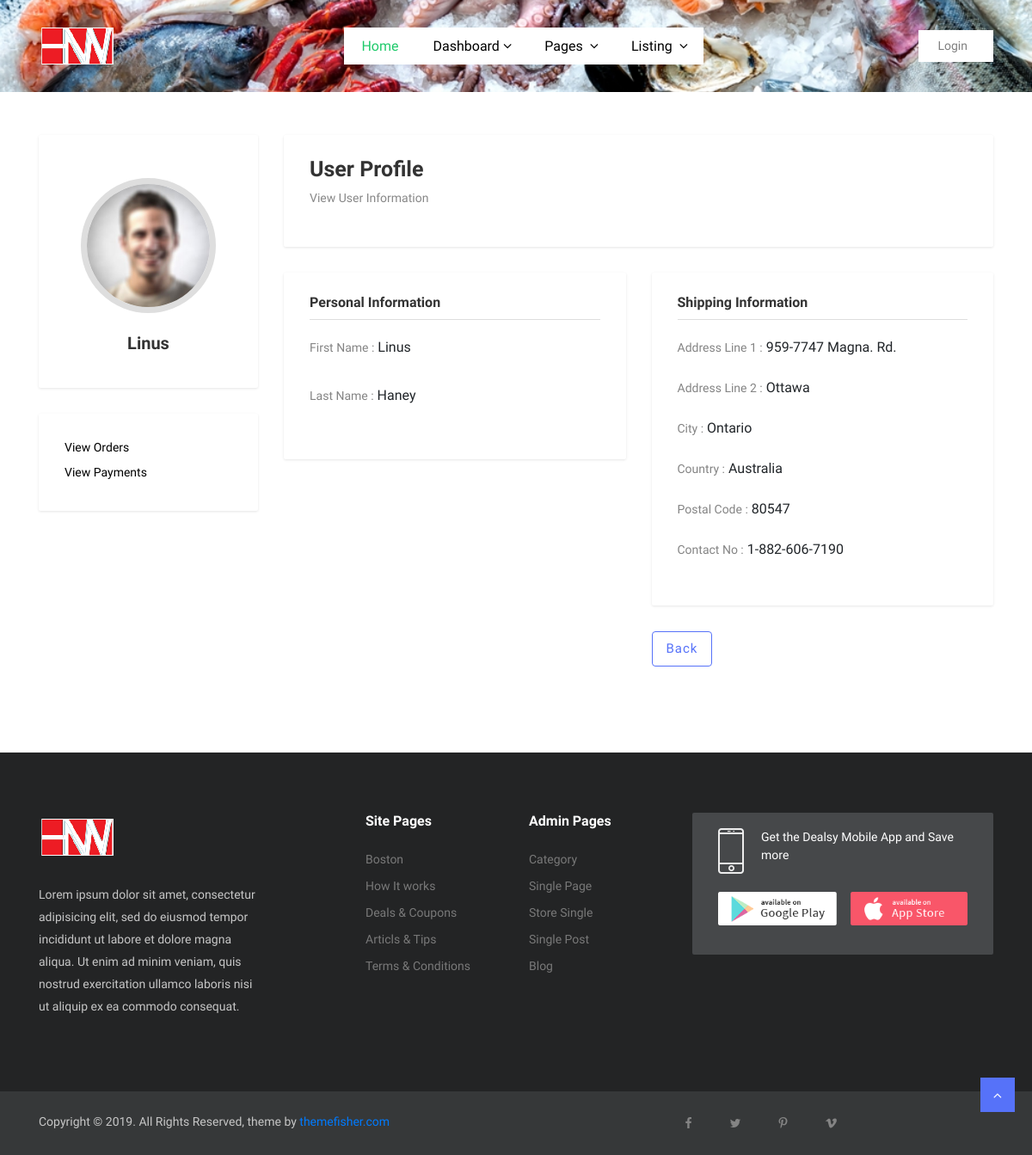
The app's page /index.php/Welcome/view_a_user/2 with its own data.
### tables this page shows
CREATE TABLE `customer` (
  `id` int(11) NOT NULL,
  `first_name` varchar(100) NOT NULL,
  `last_name` varchar(100) NOT NULL,
  `address_line1` varchar(100) NOT NULL,
  `address_line2` varchar(100) DEFAULT NULL,
  `city` varchar(100) NOT NULL,
  `country` varchar(100) NOT NULL,
  `postal_code` varchar(10) DEFAULT NULL,
  `telephone` varchar(15) NOT NULL
);

### application/controllers/Welcome.php (called while the page is built, shortened)
<?php
class Welcome extends CI_Controller {
	public function view_a_user($id){
		$this->load->model('User_model');
		$user = $this->User_model->get_user($id);
		$this->load->view('view_a_user',['user'=>$user]);
	}
}
?>

### index.php (called while the page is built, shortened)
<?php
require_once BASEPATH.'core/CodeIgniter.php';

### application/models/User_model.php (called while the page is built, shortened)
<?php
class User_model extends CI_Model{
    public function get_user($id){
        $user_query = $this->db->get_where('customer', array('id' => $id));
        if($user_query->num_rows()>0){
            return $user_query->row();
        }
    }
}
?>

### application/views/view_a_user.php (the view)
<?php include_once('header.php');?>
<section class="user-profile section">
	<div class="container">
		<div class="row">
			<div class="col-md-10 offset-md-1 col-lg-3 offset-lg-0">
				<div class="sidebar">
					<div class="widget user">
						<div class="image d-flex justify-content-center">
							<img src="<?php echo base_url('images/user/user-thumb.jpg');?>" alt="" class="img-fluid">
						</div>
						<h5 class="text-center"><?php echo $user->first_name?></h5>
					</div>
					<div class="widget dashboard-links">
						<ul>
							<li><a class="my-1 d-inline-block" href="">View Orders</a></li>
							<li><a class="my-1 d-inline-block" href="">View Payments</a></li>
						</ul>
					</div>
				</div>
			</div>
			<div class="col-md-10 offset-md-1 col-lg-9 offset-lg-0">
				<div class="widget welcome-message">
					<h2>User Profile</h2>
					<p>View User Information</p>
				</div>
				<div class="row">
					<div class="col-lg-6 col-md-6">
						<div class="widget personal-info">
							<h3 class="widget-header user">Personal Information</h3>
							<?php echo form_open("welcome/update_user/{$user->id}",['class'=>'form-horizontal']);?>
								<div class="form-group">
									<label for="first_name">First Name  :</label>
									<?php echo $user->first_name;?>
								</div>
								<div class="form-group">
									<label for="last_name">Last Name    :</label>
									<?php echo $user->last_name;?>
								</div>
						</div>
                    </div>
                    <div class="col-lg-6 col-md-6">
						<div class="widget change-shipping-info">
							<h3 class="widget-header user">Shipping Information</h3>
							<div class="form-group">
                                        <label for="address_line1">Address Line 1   :</label>
                                        <?php echo $user->address_line1;?>
									</div>
									<div class="form-group">
										<label for="address_line2">Address Line 2   :</label>
										<?php echo $user->address_line2;?>
									</div>
									<div class="form-group">
										<label for="city">City  :</label>
										<?php echo $user->city;?>
									</div>
									<div class="form-group">
										<label for="country">Country    :</label>
										<?php echo $user->country;?>
									</div>
									<div class="form-group">
										<label for="postal_code">Postal Code    :</label>
										<?php echo $user->postal_code;?>
									</div>
									<div class="form-group">
										<label for="telephone">Contact No   :</label>
										<?php echo $user->telephone;?>
                                    </div>
                        </div>
                        <?php echo anchor('Welcome','Back', ['class'=>'btn btn-transparent']); ?></td>
					</div>
				</div>
			</div>
		</div>
	</div>
</section>
<?php include_once('footer.php');?>

### css/style.css (style rules this page uses)
body { line-height: 1.5; font-family: "Muli", sans-serif; }
p, li, input, select, button { font-family: "Muli", sans-serif; color: #666; font-size: 14px; font-weight: 400; }
h1, h2, h3, h4, h5, h6 { font-family: "Muli", sans-serif; font-weight: 600; color: #333; }
p { color: #666; }
h2 { font-size: 25px; }
h3 { font-size: 20px; }
p { color: #888; }
label { font-size: 14px; letter-spacing: 0; color: #848484; }
ol, ul { margin: 0; padding: 0; list-style: none; }
a { transition: all .3s ease-in 0s; color: #000; }
.section { padding: 100px 0; }
.user-profile, .dashboard { padding-top: 50px; }
.btn { font-size: 15px; letter-spacing: 1px; display: inline-block; padding: 8px 16px; border-radius: 4px; }
.btn-transparent { background: transparent; color: #5672f9; border: 1px solid #5672f9; }
.widget { background: #fff; box-shadow: 0px 1px 3px 0px rgba(0, 0, 0, 0.1); padding: 25px 30px 30px; margin-bottom: 30px; border-radius: 2px; }
.widget .widget-header { display: block; font-size: 16px; font-weight: 600; margin-bottom: 20px; padding-bottom: 10px; border-bottom: 1px solid #dedede; }
.widget.user { padding-top: 50px; }
.widget.user .image img { width: 157px; height: 157px; border-radius: 100%; border: 7px solid #dedede; }
.widget.user h5 { font-size: 20px; margin-top: 23px; font-weight: bold; margin-bottom: 10px; }
.widget.personal-info .form-group, .widget.change-password .form-group, .widget.change-email .form-group { margin-bottom: 25px; }

### records on screen
customer: first_name "Linus", last_name "Haney", address_line1 "959-7747 Magna. Rd.", address_line2 "Ottawa", city "Ontario", country "Australia", postal_code "80547", telephone "1-882-606-7190"

### other values on screen
anchor('Welcome','Back', ['class'=>'btn btn-transparent']) "Back"
